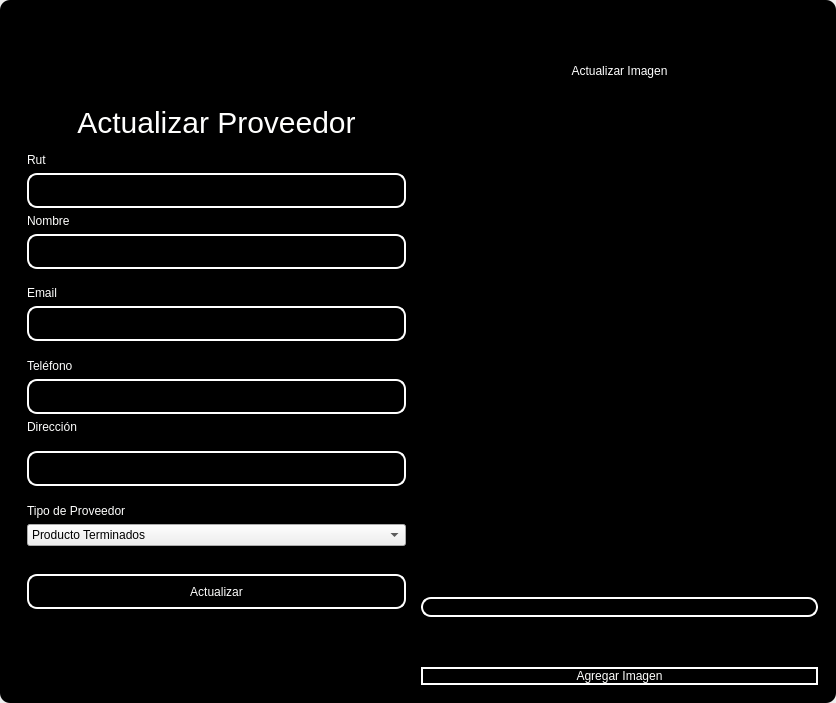
<?xml version="1.0" encoding="UTF-8"?>
<ui version="4.0">
 <class>MainWindow</class>
 <widget class="QMainWindow" name="MainWindow">
  <property name="geometry">
   <rect>
    <x>0</x>
    <y>0</y>
    <width>836</width>
    <height>703</height>
   </rect>
  </property>
  <property name="windowTitle">
   <string>MainWindow</string>
  </property>
  <property name="styleSheet">
   <string notr="true"/>
  </property>
  <widget class="QWidget" name="centralwidget">
   <property name="styleSheet">
    <string notr="true"/>
   </property>
   <layout class="QVBoxLayout" name="verticalLayout">
    <property name="spacing">
     <number>0</number>
    </property>
    <property name="leftMargin">
     <number>0</number>
    </property>
    <property name="topMargin">
     <number>0</number>
    </property>
    <property name="rightMargin">
     <number>0</number>
    </property>
    <property name="bottomMargin">
     <number>0</number>
    </property>
    <item>
     <widget class="QFrame" name="frame">
      <property name="enabled">
       <bool>true</bool>
      </property>
      <property name="styleSheet">
       <string notr="true">QFrame {
	border-radius:10px;
	background-color: rgb(0, 0, 0);
 }
</string>
      </property>
      <property name="frameShape">
       <enum>QFrame::StyledPanel</enum>
      </property>
      <property name="frameShadow">
       <enum>QFrame::Raised</enum>
      </property>
      <layout class="QVBoxLayout" name="verticalLayout_2">
       <item>
        <widget class="QFrame" name="frame_superior">
         <property name="minimumSize">
          <size>
           <width>0</width>
           <height>40</height>
          </size>
         </property>
         <property name="maximumSize">
          <size>
           <width>16777215</width>
           <height>40</height>
          </size>
         </property>
         <property name="styleSheet">
          <string notr="true">QPushButton{
border-radius:18px;
}

QPushButton:hover{
	background-color: rgb(0, 0, 0);
}
</string>
         </property>
         <property name="frameShape">
          <enum>QFrame::StyledPanel</enum>
         </property>
         <property name="frameShadow">
          <enum>QFrame::Raised</enum>
         </property>
         <layout class="QHBoxLayout" name="horizontalLayout_3">
          <property name="spacing">
           <number>4</number>
          </property>
          <property name="leftMargin">
           <number>0</number>
          </property>
          <property name="topMargin">
           <number>0</number>
          </property>
          <property name="rightMargin">
           <number>0</number>
          </property>
          <property name="bottomMargin">
           <number>0</number>
          </property>
          <item>
           <widget class="QPushButton" name="btn_icon">
            <property name="text">
             <string/>
            </property>
            <property name="iconSize">
             <size>
              <width>40</width>
              <height>40</height>
             </size>
            </property>
           </widget>
          </item>
          <item>
           <spacer name="horizontalSpacer_2">
            <property name="orientation">
             <enum>Qt::Horizontal</enum>
            </property>
            <property name="sizeHint" stdset="0">
             <size>
              <width>443</width>
              <height>20</height>
             </size>
            </property>
           </spacer>
          </item>
          <item>
           <widget class="QPushButton" name="bt_minimizar">
            <property name="minimumSize">
             <size>
              <width>38</width>
              <height>38</height>
             </size>
            </property>
            <property name="maximumSize">
             <size>
              <width>38</width>
              <height>38</height>
             </size>
            </property>
            <property name="cursor">
             <cursorShape>PointingHandCursor</cursorShape>
            </property>
            <property name="text">
             <string/>
            </property>
            <property name="icon">
             <iconset>
              <normaloff>image/minus.svg</normaloff>image/minus.svg</iconset>
            </property>
            <property name="iconSize">
             <size>
              <width>38</width>
              <height>38</height>
             </size>
            </property>
           </widget>
          </item>
          <item>
           <widget class="QPushButton" name="bt_maximizar">
            <property name="minimumSize">
             <size>
              <width>38</width>
              <height>38</height>
             </size>
            </property>
            <property name="maximumSize">
             <size>
              <width>38</width>
              <height>38</height>
             </size>
            </property>
            <property name="cursor">
             <cursorShape>PointingHandCursor</cursorShape>
            </property>
            <property name="text">
             <string/>
            </property>
            <property name="icon">
             <iconset>
              <normaloff>image/chevron-up.svg</normaloff>image/chevron-up.svg</iconset>
            </property>
            <property name="iconSize">
             <size>
              <width>38</width>
              <height>38</height>
             </size>
            </property>
           </widget>
          </item>
          <item>
           <widget class="QPushButton" name="bt_restaurar">
            <property name="minimumSize">
             <size>
              <width>38</width>
              <height>38</height>
             </size>
            </property>
            <property name="maximumSize">
             <size>
              <width>38</width>
              <height>38</height>
             </size>
            </property>
            <property name="cursor">
             <cursorShape>PointingHandCursor</cursorShape>
            </property>
            <property name="text">
             <string/>
            </property>
            <property name="icon">
             <iconset>
              <normaloff>image/chevron-down.svg</normaloff>image/chevron-down.svg</iconset>
            </property>
            <property name="iconSize">
             <size>
              <width>38</width>
              <height>38</height>
             </size>
            </property>
           </widget>
          </item>
          <item>
           <widget class="QPushButton" name="bt_cerrar">
            <property name="minimumSize">
             <size>
              <width>38</width>
              <height>38</height>
             </size>
            </property>
            <property name="maximumSize">
             <size>
              <width>38</width>
              <height>38</height>
             </size>
            </property>
            <property name="cursor">
             <cursorShape>PointingHandCursor</cursorShape>
            </property>
            <property name="text">
             <string/>
            </property>
            <property name="icon">
             <iconset>
              <normaloff>image/x.svg</normaloff>image/x.svg</iconset>
            </property>
            <property name="iconSize">
             <size>
              <width>38</width>
              <height>38</height>
             </size>
            </property>
           </widget>
          </item>
         </layout>
        </widget>
       </item>
       <item>
        <widget class="QFrame" name="frame_3">
         <property name="styleSheet">
          <string notr="true">QLabel {
	color: rgb(255, 255, 254);
	font: 12pt &quot;Arial&quot;;
	background-color: rgba(0, 0, 0,0);
}

QTextEdit{
background-color: rgba(0, 0, 0,0);
border-radius:10px; 
font: 12pt &quot;Arial&quot;;
color: rgb(255, 255, 254);
border: 2px solid  rgb(255, 255, 255);

}

QTextEdit:hover{
background-color: rgba(0, 0, 0,0);
border-radius:10px; 
font: 12pt &quot;Arial&quot;;
border: 2px solid  rgb(120, 0, 171);
}

QTextEdit:focus{
background-color: rgb(0, 0, 0);
border-radius:10px; 
font: 12pt &quot;Arial&quot;;
border: 2px solid rgb(120, 0, 171);
}

QLineEdit{
background-color: rgba(0, 0, 0,0);
border-radius:10px; 
font: 12pt &quot;Arial&quot;;
color: rgb(255, 255, 254);
border: 2px solid  rgb(255, 255, 255);

}

QLineEdit:hover{
background-color: rgba(0, 0, 0,0);
border-radius:10px; 
font: 12pt &quot;Arial&quot;;
border: 2px solid  rgb(120, 0, 171);
}

QLineEdit:focus{
background-color: rgb(0, 0, 0);
border-radius:10px; 
font: 12pt &quot;Arial&quot;;
border: 2px solid rgb(120, 0, 171);
}

QCheckBox{
	font: 12pt &quot;Arial&quot;;
	color: rgb(255, 255, 255);
}

QCheckBox::indicator {
    width: 18px;
    height:18px;
}

QCheckBox::indicator:unchecked {
   background-image: url(image/square.svg);
}

QCheckBox::indicator:checked {
   background-image: url(image/check-square.svg);
}

QPushButton{
border-radius:10px; 
font: 12pt &quot;Arial&quot;;
color: rgb(255, 255, 254);
border: 2px solid #ffffff;
}

QPushButton:hover{
border-radius:10px; 
font: 12pt &quot;Arial&quot;;
color: rgb(255, 255, 255);
border: 2px solid rgb(120, 0, 171);
	background-color: rgb(120, 0, 171);
}
</string>
         </property>
         <property name="frameShape">
          <enum>QFrame::StyledPanel</enum>
         </property>
         <property name="frameShadow">
          <enum>QFrame::Raised</enum>
         </property>
         <layout class="QHBoxLayout" name="horizontalLayout_4">
          <item>
           <layout class="QVBoxLayout" name="verticalLayout_4">
            <item>
             <spacer name="verticalSpacer">
              <property name="orientation">
               <enum>Qt::Vertical</enum>
              </property>
              <property name="sizeHint" stdset="0">
               <size>
                <width>28</width>
                <height>28</height>
               </size>
              </property>
             </spacer>
            </item>
            <item>
             <widget class="QFrame" name="frame_4">
              <property name="maximumSize">
               <size>
                <width>400</width>
                <height>600</height>
               </size>
              </property>
              <property name="styleSheet">
               <string notr="true">QLabel {
	color: rgb(255, 255, 254);
	font: 12pt &quot;Arial&quot;;
	background-color: rgba(0, 0, 0,0);
}


QLineEdit{
background-color: rgba(0, 0, 0,0);
border-radius:10px; 
font: 12pt &quot;Arial&quot;;
color: rgb(255, 255, 254);
border: 2px solid  rgb(255, 255, 255);

}

QLineEdit:hover{
background-color: rgba(0, 0, 0,0);
border-radius:10px; 
font: 12pt &quot;Arial&quot;;
border: 2px solid  rgb(120, 0, 171);
}

QLineEdit:focus{
background-color: rgb(0, 0, 0);
border-radius:10px; 
font: 12pt &quot;Arial&quot;;
border: 2px solid rgb(120, 0, 171);
}

QCheckBox{
	font: 12pt &quot;Arial&quot;;
	color: rgb(255, 255, 255);
}

QCheckBox::indicator {
    width: 18px;
    height:18px;
}

QCheckBox::indicator:unchecked {
   background-image: url(image/square.svg);
}

QCheckBox::indicator:checked {
   background-image: url(image/check-square.svg);
}

QPushButton{
border-radius:10px; 
font: 12pt &quot;Arial&quot;;
color: rgb(255, 255, 254);
border: 2px solid #ffffff;
}

QPushButton:hover{
border-radius:10px; 
font: 12pt &quot;Arial&quot;;
color: rgb(255, 255, 255);
border: 2px solid rgb(120, 0, 171);
	background-color: rgb(120, 0, 171);
}
</string>
              </property>
              <property name="frameShape">
               <enum>QFrame::StyledPanel</enum>
              </property>
              <property name="frameShadow">
               <enum>QFrame::Raised</enum>
              </property>
              <layout class="QVBoxLayout" name="verticalLayout_3">
               <item>
                <spacer name="verticalSpacer_3">
                 <property name="orientation">
                  <enum>Qt::Vertical</enum>
                 </property>
                 <property name="sizeHint" stdset="0">
                  <size>
                   <width>20</width>
                   <height>40</height>
                  </size>
                 </property>
                </spacer>
               </item>
               <item>
                <widget class="QLabel" name="label_3">
                 <property name="minimumSize">
                  <size>
                   <width>100</width>
                   <height>50</height>
                  </size>
                 </property>
                 <property name="styleSheet">
                  <string notr="true">font-size: 30px</string>
                 </property>
                 <property name="text">
                  <string>Actualizar Proveedor</string>
                 </property>
                 <property name="alignment">
                  <set>Qt::AlignCenter</set>
                 </property>
                </widget>
               </item>
               <item>
                <widget class="QLabel" name="label_6">
                 <property name="text">
                  <string>Rut</string>
                 </property>
                </widget>
               </item>
               <item>
                <widget class="QLineEdit" name="ruttxt">
                 <property name="minimumSize">
                  <size>
                   <width>0</width>
                   <height>35</height>
                  </size>
                 </property>
                </widget>
               </item>
               <item>
                <widget class="QLabel" name="label_4">
                 <property name="text">
                  <string>Nombre</string>
                 </property>
                </widget>
               </item>
               <item>
                <widget class="QLineEdit" name="nametxt">
                 <property name="minimumSize">
                  <size>
                   <width>0</width>
                   <height>35</height>
                  </size>
                 </property>
                 <property name="text">
                  <string/>
                 </property>
                </widget>
               </item>
               <item>
                <spacer name="verticalSpacer_4">
                 <property name="orientation">
                  <enum>Qt::Vertical</enum>
                 </property>
                 <property name="sizeHint" stdset="0">
                  <size>
                   <width>20</width>
                   <height>40</height>
                  </size>
                 </property>
                </spacer>
               </item>
               <item>
                <widget class="QLabel" name="label_5">
                 <property name="text">
                  <string>Email</string>
                 </property>
                </widget>
               </item>
               <item>
                <widget class="QLineEdit" name="emailtxt">
                 <property name="minimumSize">
                  <size>
                   <width>0</width>
                   <height>35</height>
                  </size>
                 </property>
                 <property name="maximumSize">
                  <size>
                   <width>16777215</width>
                   <height>16777215</height>
                  </size>
                 </property>
                 <property name="echoMode">
                  <enum>QLineEdit::Normal</enum>
                 </property>
                </widget>
               </item>
               <item>
                <spacer name="verticalSpacer_5">
                 <property name="orientation">
                  <enum>Qt::Vertical</enum>
                 </property>
                 <property name="sizeHint" stdset="0">
                  <size>
                   <width>20</width>
                   <height>40</height>
                  </size>
                 </property>
                </spacer>
               </item>
               <item>
                <widget class="QLabel" name="label">
                 <property name="text">
                  <string>Teléfono</string>
                 </property>
                </widget>
               </item>
               <item>
                <widget class="QLineEdit" name="phonetxt">
                 <property name="minimumSize">
                  <size>
                   <width>0</width>
                   <height>35</height>
                  </size>
                 </property>
                </widget>
               </item>
               <item>
                <widget class="QLabel" name="label_2">
                 <property name="text">
                  <string>Dirección</string>
                 </property>
                </widget>
               </item>
               <item>
                <spacer name="verticalSpacer_6">
                 <property name="orientation">
                  <enum>Qt::Vertical</enum>
                 </property>
                 <property name="sizeHint" stdset="0">
                  <size>
                   <width>20</width>
                   <height>40</height>
                  </size>
                 </property>
                </spacer>
               </item>
               <item>
                <widget class="QLineEdit" name="addresstxt">
                 <property name="minimumSize">
                  <size>
                   <width>0</width>
                   <height>35</height>
                  </size>
                 </property>
                </widget>
               </item>
               <item>
                <spacer name="verticalSpacer_10">
                 <property name="orientation">
                  <enum>Qt::Vertical</enum>
                 </property>
                 <property name="sizeHint" stdset="0">
                  <size>
                   <width>20</width>
                   <height>40</height>
                  </size>
                 </property>
                </spacer>
               </item>
               <item>
                <widget class="QLabel" name="label_7">
                 <property name="text">
                  <string>Tipo de Proveedor</string>
                 </property>
                </widget>
               </item>
               <item>
                <widget class="QComboBox" name="typecombobox">
                 <item>
                  <property name="text">
                   <string>Producto Terminados</string>
                  </property>
                 </item>
                 <item>
                  <property name="text">
                   <string>Materias Primas</string>
                  </property>
                 </item>
                 <item>
                  <property name="text">
                   <string>Servicios</string>
                  </property>
                 </item>
                 <item>
                  <property name="text">
                   <string>Equipo Maquinaria</string>
                  </property>
                 </item>
                 <item>
                  <property name="text">
                   <string>Transporte y Lógistica</string>
                  </property>
                 </item>
                 <item>
                  <property name="text">
                   <string>Insumos Generales</string>
                  </property>
                 </item>
                </widget>
               </item>
               <item>
                <spacer name="verticalSpacer_9">
                 <property name="orientation">
                  <enum>Qt::Vertical</enum>
                 </property>
                 <property name="sizeHint" stdset="0">
                  <size>
                   <width>20</width>
                   <height>50</height>
                  </size>
                 </property>
                </spacer>
               </item>
               <item>
                <widget class="QPushButton" name="btn_update">
                 <property name="minimumSize">
                  <size>
                   <width>0</width>
                   <height>35</height>
                  </size>
                 </property>
                 <property name="cursor">
                  <cursorShape>PointingHandCursor</cursorShape>
                 </property>
                 <property name="text">
                  <string>Actualizar</string>
                 </property>
                </widget>
               </item>
               <item>
                <spacer name="verticalSpacer_7">
                 <property name="orientation">
                  <enum>Qt::Vertical</enum>
                 </property>
                 <property name="sizeHint" stdset="0">
                  <size>
                   <width>20</width>
                   <height>40</height>
                  </size>
                 </property>
                </spacer>
               </item>
               <item>
                <layout class="QHBoxLayout" name="horizontalLayout_2"/>
               </item>
               <item>
                <spacer name="verticalSpacer_8">
                 <property name="orientation">
                  <enum>Qt::Vertical</enum>
                 </property>
                 <property name="sizeHint" stdset="0">
                  <size>
                   <width>20</width>
                   <height>40</height>
                  </size>
                 </property>
                </spacer>
               </item>
               <item>
                <layout class="QHBoxLayout" name="horizontalLayout">
                 <item>
                  <spacer name="horizontalSpacer">
                   <property name="orientation">
                    <enum>Qt::Horizontal</enum>
                   </property>
                   <property name="sizeHint" stdset="0">
                    <size>
                     <width>40</width>
                     <height>20</height>
                    </size>
                   </property>
                  </spacer>
                 </item>
                </layout>
               </item>
              </layout>
             </widget>
            </item>
            <item>
             <spacer name="verticalSpacer_2">
              <property name="orientation">
               <enum>Qt::Vertical</enum>
              </property>
              <property name="sizeHint" stdset="0">
               <size>
                <width>20</width>
                <height>40</height>
               </size>
              </property>
             </spacer>
            </item>
           </layout>
          </item>
          <item>
           <layout class="QVBoxLayout" name="verticalLayout_5">
            <property name="spacing">
             <number>50</number>
            </property>
            <property name="rightMargin">
             <number>0</number>
            </property>
            <property name="bottomMargin">
             <number>0</number>
            </property>
            <item>
             <widget class="QLabel" name="label_8">
              <property name="styleSheet">
               <string notr="true">color: rgb(255, 255, 255);
font: 30pt &quot;MS Shell Dlg 2&quot;;</string>
              </property>
              <property name="text">
               <string>Actualizar Imagen</string>
              </property>
              <property name="alignment">
               <set>Qt::AlignCenter</set>
              </property>
             </widget>
            </item>
            <item>
             <layout class="QHBoxLayout" name="horizontalLayout_6">
              <property name="spacing">
               <number>6</number>
              </property>
              <item>
               <spacer name="verticalSpacer_11">
                <property name="orientation">
                 <enum>Qt::Vertical</enum>
                </property>
                <property name="sizeHint" stdset="0">
                 <size>
                  <width>20</width>
                  <height>40</height>
                 </size>
                </property>
               </spacer>
              </item>
              <item>
               <widget class="QLabel" name="image_label">
                <property name="text">
                 <string/>
                </property>
               </widget>
              </item>
              <item>
               <spacer name="verticalSpacer_12">
                <property name="orientation">
                 <enum>Qt::Vertical</enum>
                </property>
                <property name="sizeHint" stdset="0">
                 <size>
                  <width>20</width>
                  <height>40</height>
                 </size>
                </property>
               </spacer>
              </item>
             </layout>
            </item>
            <item>
             <widget class="QLineEdit" name="imagetxt">
              <property name="enabled">
               <bool>false</bool>
              </property>
             </widget>
            </item>
            <item>
             <widget class="QPushButton" name="btn_add_image">
              <property name="cursor">
               <cursorShape>PointingHandCursor</cursorShape>
              </property>
              <property name="text">
               <string>Agregar Imagen</string>
              </property>
             </widget>
            </item>
           </layout>
          </item>
         </layout>
        </widget>
       </item>
      </layout>
     </widget>
    </item>
   </layout>
  </widget>
 </widget>
 <resources/>
 <connections/>
</ui>
